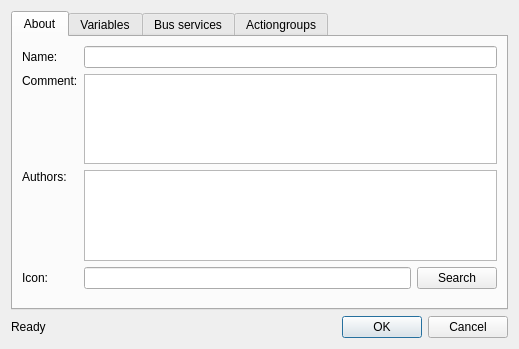
<ui version="4.0" >
 <class>EditApplication</class>
 <widget class="QDialog" name="EditApplication" >
  <property name="geometry" >
   <rect>
    <x>0</x>
    <y>0</y>
    <width>519</width>
    <height>349</height>
   </rect>
  </property>
  <property name="minimumSize" >
   <size>
    <width>470</width>
    <height>330</height>
   </size>
  </property>
  <property name="windowTitle" >
   <string>Dialog</string>
  </property>
  <layout class="QVBoxLayout" name="verticalLayout" >
   <item>
    <widget class="QTabWidget" name="tabWidget" >
     <property name="currentIndex" >
      <number>0</number>
     </property>
     <widget class="QWidget" name="tabAbout" >
      <attribute name="title" >
       <string>About</string>
      </attribute>
      <layout class="QGridLayout" name="gridLayout" >
       <item row="0" column="0" >
        <widget class="QLabel" name="lblName" >
         <property name="text" >
          <string>Name:</string>
         </property>
         <property name="buddy" >
          <cstring>txtname</cstring>
         </property>
        </widget>
       </item>
       <item row="0" column="1" colspan="2" >
        <widget class="QLineEdit" name="txtname" />
       </item>
       <item row="2" column="0" >
        <widget class="QLabel" name="lblComment" >
         <property name="text" >
          <string>Comment:</string>
         </property>
         <property name="alignment" >
          <set>Qt::AlignLeading|Qt::AlignLeft|Qt::AlignTop</set>
         </property>
        </widget>
       </item>
       <item row="4" column="0" >
        <widget class="QLabel" name="lblAuthors" >
         <property name="text" >
          <string>Authors:</string>
         </property>
         <property name="alignment" >
          <set>Qt::AlignLeading|Qt::AlignLeft|Qt::AlignTop</set>
         </property>
        </widget>
       </item>
       <item row="6" column="0" >
        <widget class="QLabel" name="lblIcon" >
         <property name="text" >
          <string>Icon:</string>
         </property>
         <property name="buddy" >
          <cstring>txticon</cstring>
         </property>
        </widget>
       </item>
       <item row="6" column="1" >
        <widget class="QLineEdit" name="txticon" />
       </item>
       <item row="6" column="2" >
        <widget class="QPushButton" name="btnSearch" >
         <property name="text" >
          <string>Search</string>
         </property>
        </widget>
       </item>
       <item row="2" column="1" colspan="2" >
        <widget class="QPlainTextEdit" name="txtcomment" >
         <property name="sizePolicy" >
          <sizepolicy vsizetype="Preferred" hsizetype="Expanding" >
           <horstretch>0</horstretch>
           <verstretch>0</verstretch>
          </sizepolicy>
         </property>
         <property name="maximumSize" >
          <size>
           <width>16777215</width>
           <height>120</height>
          </size>
         </property>
         <property name="tabChangesFocus" >
          <bool>true</bool>
         </property>
        </widget>
       </item>
       <item row="7" column="1" >
        <spacer name="verticalSpacer" >
         <property name="orientation" >
          <enum>Qt::Vertical</enum>
         </property>
         <property name="sizeHint" stdset="0" >
          <size>
           <width>20</width>
           <height>40</height>
          </size>
         </property>
        </spacer>
       </item>
       <item row="4" column="1" colspan="2" >
        <widget class="QPlainTextEdit" name="txtauthors" >
         <property name="sizePolicy" >
          <sizepolicy vsizetype="Preferred" hsizetype="Expanding" >
           <horstretch>0</horstretch>
           <verstretch>0</verstretch>
          </sizepolicy>
         </property>
         <property name="minimumSize" >
          <size>
           <width>0</width>
           <height>0</height>
          </size>
         </property>
         <property name="maximumSize" >
          <size>
           <width>16777215</width>
           <height>120</height>
          </size>
         </property>
         <property name="tabChangesFocus" >
          <bool>true</bool>
         </property>
        </widget>
       </item>
      </layout>
      <zorder>lblName</zorder>
      <zorder>txtname</zorder>
      <zorder>lblComment</zorder>
      <zorder>lblAuthors</zorder>
      <zorder>lblIcon</zorder>
      <zorder>txticon</zorder>
      <zorder>btnSearch</zorder>
      <zorder>txtcomment</zorder>
      <zorder>verticalSpacer</zorder>
      <zorder>txtauthors</zorder>
     </widget>
     <widget class="QWidget" name="tabGlobal" >
      <attribute name="title" >
       <string>Variables</string>
      </attribute>
      <layout class="QVBoxLayout" name="verticalLayout_5" >
       <item>
        <widget class="QLabel" name="label_4" >
         <property name="text" >
          <string>Define variables that you can later use in your actions.</string>
         </property>
         <property name="textFormat" >
          <enum>Qt::PlainText</enum>
         </property>
         <property name="wordWrap" >
          <bool>true</bool>
         </property>
        </widget>
       </item>
       <item>
        <widget class="QTableView" name="viewVariables" />
       </item>
       <item>
        <layout class="QHBoxLayout" name="horizontalLayout_4" >
         <item>
          <spacer name="horizontalSpacer" >
           <property name="orientation" >
            <enum>Qt::Horizontal</enum>
           </property>
           <property name="sizeHint" stdset="0" >
            <size>
             <width>40</width>
             <height>20</height>
            </size>
           </property>
          </spacer>
         </item>
         <item>
          <widget class="QToolButton" name="btnActionAdd_2" >
           <property name="contextMenuPolicy" >
            <enum>Qt::ActionsContextMenu</enum>
           </property>
           <property name="text" >
            <string>Add</string>
           </property>
           <property name="popupMode" >
            <enum>QToolButton::MenuButtonPopup</enum>
           </property>
           <property name="toolButtonStyle" >
            <enum>Qt::ToolButtonIconOnly</enum>
           </property>
          </widget>
         </item>
         <item>
          <widget class="QToolButton" name="btnActionRemove_2" >
           <property name="text" >
            <string>Remove</string>
           </property>
           <property name="popupMode" >
            <enum>QToolButton::MenuButtonPopup</enum>
           </property>
          </widget>
         </item>
        </layout>
       </item>
      </layout>
     </widget>
     <widget class="QWidget" name="Seite" >
      <attribute name="title" >
       <string>Bus services</string>
      </attribute>
      <layout class="QVBoxLayout" name="verticalLayout_6" >
       <item>
        <widget class="QLabel" name="label_5" >
         <property name="text" >
          <string>Define target applications via their bus-service-name</string>
         </property>
         <property name="textFormat" >
          <enum>Qt::PlainText</enum>
         </property>
         <property name="wordWrap" >
          <bool>true</bool>
         </property>
        </widget>
       </item>
       <item>
        <widget class="QTableView" name="viewBusservices" />
       </item>
       <item>
        <layout class="QHBoxLayout" name="horizontalLayout_8" >
         <item>
          <spacer name="horizontalSpacer" >
           <property name="orientation" >
            <enum>Qt::Horizontal</enum>
           </property>
           <property name="sizeHint" stdset="0" >
            <size>
             <width>40</width>
             <height>20</height>
            </size>
           </property>
          </spacer>
         </item>
         <item>
          <widget class="QToolButton" name="btnActionAdd_5" >
           <property name="contextMenuPolicy" >
            <enum>Qt::ActionsContextMenu</enum>
           </property>
           <property name="text" >
            <string>Add</string>
           </property>
           <property name="popupMode" >
            <enum>QToolButton::MenuButtonPopup</enum>
           </property>
           <property name="toolButtonStyle" >
            <enum>Qt::ToolButtonIconOnly</enum>
           </property>
          </widget>
         </item>
         <item>
          <widget class="QToolButton" name="btnActionRemove_5" >
           <property name="text" >
            <string>Remove</string>
           </property>
           <property name="popupMode" >
            <enum>QToolButton::MenuButtonPopup</enum>
           </property>
          </widget>
         </item>
        </layout>
       </item>
      </layout>
     </widget>
     <widget class="QWidget" name="tabActions" >
      <attribute name="title" >
       <string>Actiongroups</string>
      </attribute>
      <layout class="QVBoxLayout" name="verticalLayout_2" >
       <item>
        <widget class="QLabel" name="label_6" >
         <property name="text" >
          <string>Doubleclick an action group to edit containing actions</string>
         </property>
         <property name="textFormat" >
          <enum>Qt::PlainText</enum>
         </property>
         <property name="wordWrap" >
          <bool>true</bool>
         </property>
        </widget>
       </item>
       <item>
        <widget class="QTableView" name="viewActiongroups" />
       </item>
       <item>
        <layout class="QHBoxLayout" name="horizontalLayout_9" >
         <item>
          <spacer name="horizontalSpacer" >
           <property name="orientation" >
            <enum>Qt::Horizontal</enum>
           </property>
           <property name="sizeHint" stdset="0" >
            <size>
             <width>40</width>
             <height>20</height>
            </size>
           </property>
          </spacer>
         </item>
         <item>
          <widget class="QToolButton" name="btnActionAdd_6" >
           <property name="contextMenuPolicy" >
            <enum>Qt::ActionsContextMenu</enum>
           </property>
           <property name="text" >
            <string>Add</string>
           </property>
           <property name="popupMode" >
            <enum>QToolButton::MenuButtonPopup</enum>
           </property>
           <property name="toolButtonStyle" >
            <enum>Qt::ToolButtonIconOnly</enum>
           </property>
          </widget>
         </item>
         <item>
          <widget class="QToolButton" name="btnActionRemove_6" >
           <property name="text" >
            <string>Remove</string>
           </property>
           <property name="popupMode" >
            <enum>QToolButton::MenuButtonPopup</enum>
           </property>
          </widget>
         </item>
        </layout>
       </item>
      </layout>
     </widget>
    </widget>
   </item>
   <item>
    <layout class="QHBoxLayout" name="horizontalLayout_3" >
     <item>
      <widget class="QLabel" name="lblStatus" >
       <property name="text" >
        <string>Ready</string>
       </property>
      </widget>
     </item>
     <item>
      <widget class="QDialogButtonBox" name="buttonBox" >
       <property name="standardButtons" >
        <set>QDialogButtonBox::Cancel|QDialogButtonBox::Ok</set>
       </property>
      </widget>
     </item>
    </layout>
   </item>
  </layout>
  <action name="actionAdd" >
   <property name="text" >
    <string>Add</string>
   </property>
  </action>
  <action name="actionAdd_Child" >
   <property name="text" >
    <string>Add Child</string>
   </property>
  </action>
 </widget>
 <tabstops>
  <tabstop>txtname</tabstop>
  <tabstop>txtcomment</tabstop>
  <tabstop>txtauthors</tabstop>
  <tabstop>txticon</tabstop>
  <tabstop>btnSearch</tabstop>
  <tabstop>tabWidget</tabstop>
 </tabstops>
 <resources/>
 <connections/>
</ui>
